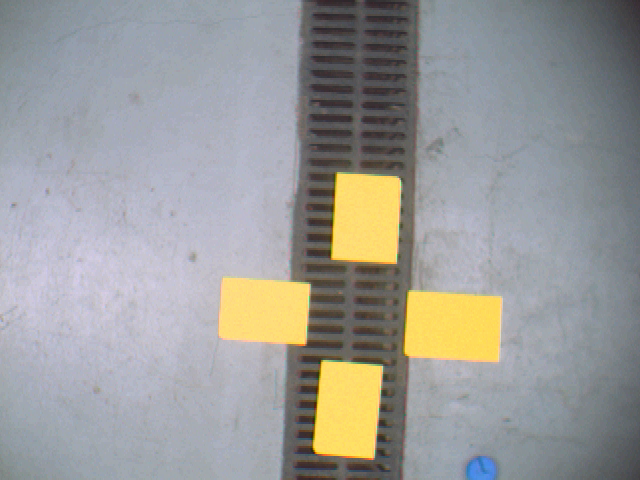
#> input picture ED8/yellowtargets.png, 640 x 480 px
$ jupyter execute --allow-errors ED8.ipynb
#> lines starting #> are read from the running program, lines starting #| are printed output that depends on the picture; after the words box and inside, x2 and y2 are one past the last pixel; in counts of white or black regions, pixels touching at a corner belong together
# Estudo Dirigido 8

### Aluno: Daniel da Rocha Carneiro

---

#### Importações

[cell 1]
import matplotlib.pyplot as plt
import numpy as np
import cv2 as cv
from sklearn.cluster import KMeans
from colour.plotting import *

img = cv.imread("yellowtargets.png")
#> img is the input picture: shape (480, 640, 3); mean B, G, R 153.5, 155.1, 154.9
img = cv.cvtColor(img, cv.COLOR_BGR2RGB)

plt.imshow(img)

[cell 2]
targets = img.copy().reshape(-1, 3)
kmeans = KMeans(n_clusters=3, random_state=0).fit(targets)

centers = kmeans.cluster_centers_
#> centers = [[253.1, 218.5, 107.4], [96.28, 95.68, 94.68], [164.3, 168.7, 178.9]]
labels = kmeans.labels_
center2 = targets.copy()
for i in range(len(targets)):
    targets[i] = centers[labels[i]]
    center2[i] = 0 if labels[i] != 2 else centers[labels[i]]

targets = targets.reshape(img.shape)
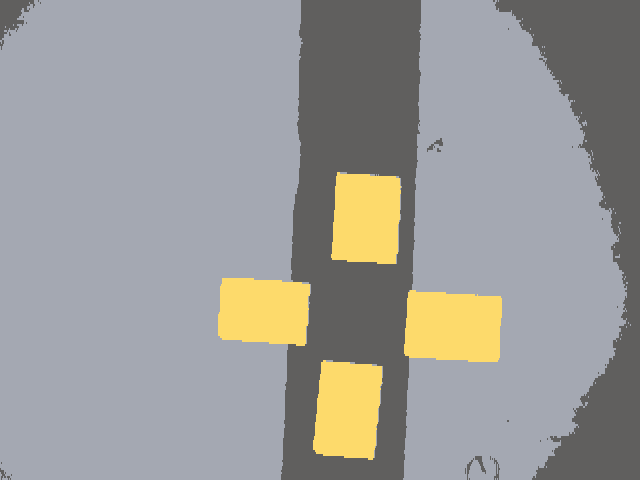
#> targets: shape (480, 640, 3); mean R, G, B 154.5, 154.4, 152.6
center2 = center2.reshape(img.shape) # Cores dos clusters
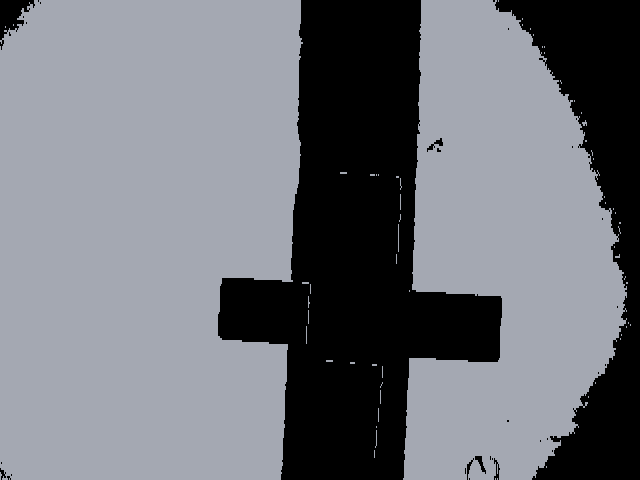
#> center2: shape (480, 640, 3); mean R, G, B 112.4, 115.2, 122

[cell 3]
fig, axs = plt.subplots(1, 3, figsize=(15, 5))
axs[0].imshow(img)
axs[0].set_title("Original")
axs[1].imshow(targets)
axs[1].set_title("K-means")
axs[2].imshow(centers.reshape(1, 3, 3) / 255)
axs[2].set_xticks([0,1,2])
axs[2].set_yticks([])
axs[2].set_title("Grupos (Cores)")
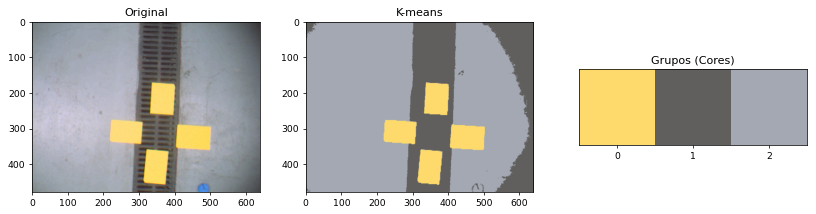
#> figure drawn by matplotlib, 3 panels

#### Isolamento dos alvos amarelos e cromaticidade

[cell 4]
plt.imshow(center2)
plt.title('Alvos amarelos')

yellowRGB = centers[2]
#> yellowRGB = [164.3, 168.7, 178.9]

#> (a cell that did not finish here is left out)

#### Cálculo do centróide dos alvos amarelos

[cell 6]
# Converte a imagem com os alvos amarelos isolados para escala de cinza
gray = cv.cvtColor(center2, cv.COLOR_RGB2GRAY)
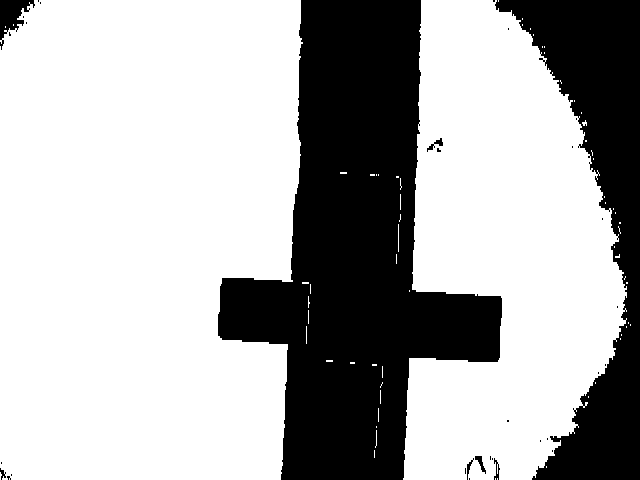
#> gray: shape (480, 640); values 0 (black) and 168 (white), 68.6% white; 33 black regions (25 under 20 px), largest, box (x1, y1, x2, y2) and area: (218, 0, 502, 480) 68026, (495, 0, 640, 480) 27406, (0, 0, 35, 50) 778

# Cria a imagem binária
_, thresh = cv.threshold(gray, 1, 255, cv.THRESH_BINARY)
#> thresh: shape (480, 640); 68.6% white; 33 black regions (25 under 20 px)

# Identifica os contornos
contours, _ = cv.findContours(thresh, cv.RETR_EXTERNAL, cv.CHAIN_APPROX_SIMPLE)
#> contours = 66 contours, 64 with area under 20; largest, box (x1, y1, x2, y2) and area: (0, 0, 303, 480) 134416, (403, 0, 627, 480) 74244

# Calcula os centroides
centroids = []
for contour in contours:
    # Calculate the moments of the contour
    M = cv.moments(contour)

    # Calculate centroid coordinates
    if M['m00'] != 0:  # Ensure the region has a non-zero area
        cx = int(M['m10'] / M['m00'])
        cy = int(M['m01'] / M['m00'])
        centroids.append((cx, cy))
#> this loop made 66 passes
#> (contour, cx, cy) on passes 14, 15, 16, 27, 28, 35, 43, 46, 47, 50: ([[372, 364], [372, 365], [376, 365], [376, 364]], 374, 364), ([[350, 362], [350, 363], [354, 363], [354, 362]], 352, 362), ([[326, 360], [326, 361], [332, 361], [332, 360]], 329, 360), ([[626, 282], [626, 283], [627, 283], [627, 282]], 626, 282), ([[302, 282], [302, 283], [308, 283], [308, 282]], 305, 282), ([[619, 222], [619, 223], [620, 223], [620, 222]], 619, 222), ([[396, 176], [396, 177], [398, 177], [398, 176]], 397, 176), ([[370, 174], [370, 175], [374, 175], [374, 174]], 372, 174), ([[340, 172], [340, 173], [346, 173], [346, 172]], 343, 172), ([[585, 140], [585, 141], [586, 141], [586, 140]], 585, 140)
#> (cx, cy) on passes 3, 24, 30, 51, 65, 66: (0, 474), (308, 302), (617, 256), (584, 122), (504, 248), (143, 235)
#> after the loop, centroids = [(0, 474), (374, 364), (352, 362), (329, 360), (308, 302), (626, 282), (305, 282), (617, 256), (619, 222), (397, 176), (372, 174), (343, 172), (585, 140), (584, 122), (504, 248), (143, 235)]


for centroid in centroids:
    cv.circle(img, centroid, 5, (255, 0, 0), -1)
#> this loop made 16 passes
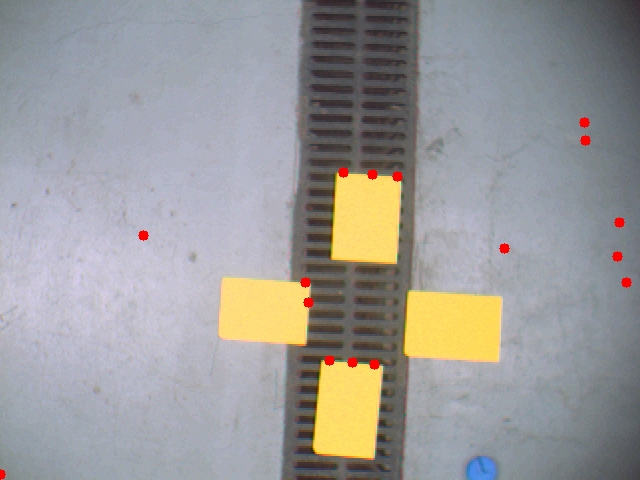
#> img: shape (480, 640, 3); mean R, G, B 155.3, 154.5, 153


plt.imshow(img)
plt.title('Centróides dos alvos amarelos')

print("Centróides:", centroids)
#| Centróides: [(0, 474), (374, 364), (352, 362), (329, 360), (308, 302), (626, 282), (305, 282), (617, 256), (619, 222), (397, 176), (372, 174), (343, 172), (585, 140), (584, 122), (504, 248), (143, 235)]
